Frame 1 (no input): blank canvas, image omitted
Frame 60 (the mouse pressed at the canvas centre just before this capture): blank canvas, image omitted
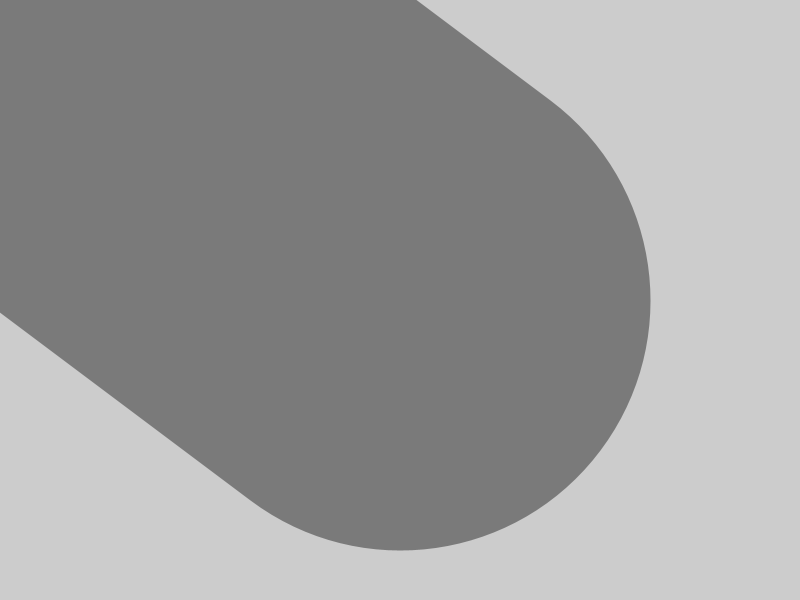
Frame 120 (the mouse held since frame 60 and released just before this capture)

The Processing sketch whose frames 1 and 60 were blank and that drew this single picture after the mouse press (run headless with seeded random() and noise(); from frame 60 on, the mouse is pressed at the canvas centre):

// Processing sketch: sketch_200313a
// ── sketch_200313a.pde
void setup()
{
  size(800, 600);
  stroke(0, 102);
}

void draw()
{
  float weight = dist(mouseX, mouseY, pmouseX, pmouseY);
  strokeWeight(weight);
  line(mouseX, mouseY, pmouseX, pmouseY);
}
